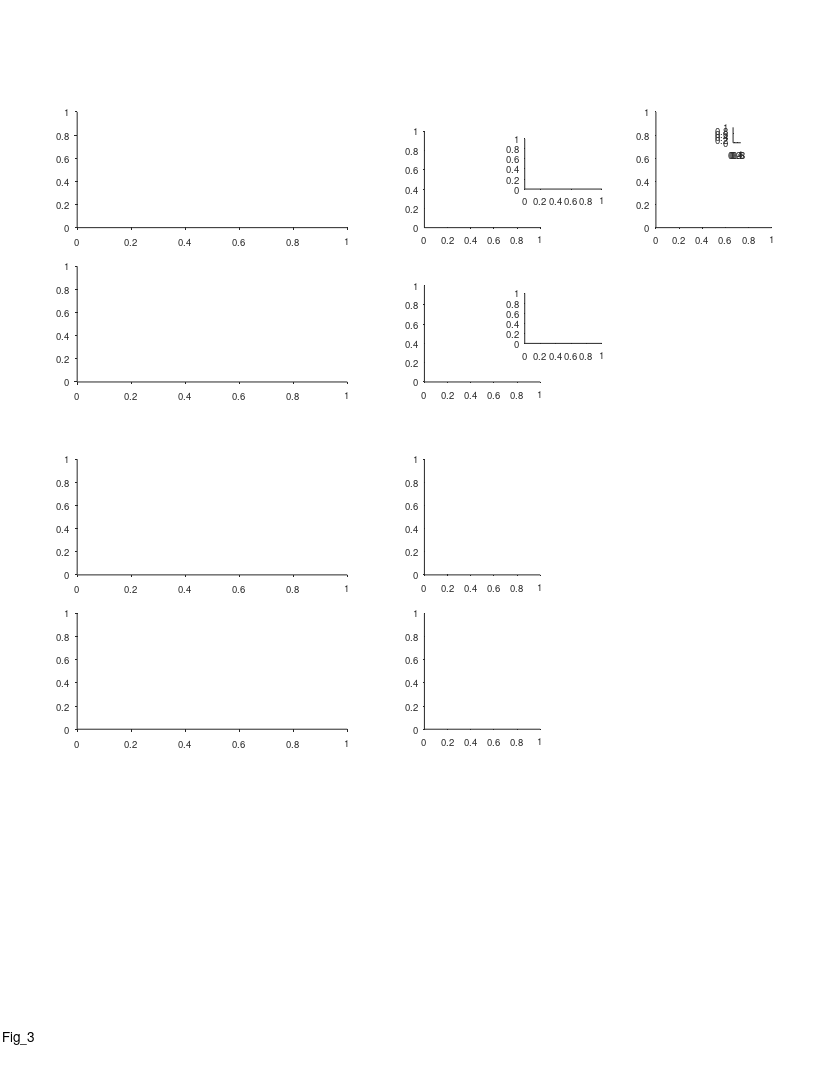

Here is the MATLAB script that generated this plot: (Note: this script raises an error after producing the figure.)
%% Large Scale - fig 3

%%
clear 
clc

%% define output files
res_dir = 'L:\paper_figures';
mkdir(res_dir)
fig_name_str = 'Fig_3';
fig_caption_str = 'Place cells are distributed uniformly across the tunnel, with slight over-representation at particular landmarks';
log_name_str = [fig_name_str '_log_file' '.txt'];
log_name_str = strrep(log_name_str , ':', '-');
log_name_str = strrep(log_name_str , ' ', '_');
log_name_out = fullfile(res_dir, log_name_str);

%% open log file
diary off
diary(log_name_out)
diary on
disp('Log file');
disp(['created: ', datestr(clock)]);
disp('======================================================');
disp([fig_name_str ':' fig_caption_str]);
disp('======================================================');
disp('');

%% create figure
% =========================================================================
% figure_size_cm = [21.0 29.7]; % ~A4
figure_size_cm = [21.6 27.9]; % ~US letter
figure ;
% Some WYSIWYG options:
set(gcf,'DefaultAxesFontSize',7);
set(gcf,'DefaultAxesFontName','helvetica');
set(gcf,'DefaultAxesUnits','centimeters');
set(gcf,'PaperType','usletter')
% set(gcf,'PaperType','<custom>');
set(gcf,'PaperUnits','centimeters','PaperPosition',[0 0 figure_size_cm]);
set(gcf,'PaperOrientation','portrait');
set(gcf,'Units','centimeters','Position',get(gcf,'paperPosition')+[0 0 0 0]); % position on screen...
set(gcf, 'Renderer', 'painters');
set(groot, 'defaultAxesTickDir', 'out');
set(groot,  'defaultAxesTickDirMode', 'manual');
annotation('textbox', [0.5 1 0 0], 'String',fig_name_str, 'HorizontalAlignment','center','Interpreter','none', 'FitBoxToText','on');
pause(0.2); % workaround to solve matlab automatically changing the axes positions...

% create panels
panel_A_size = [7 3];
panel_B_size = [3 2.5];
panel_C_size = [7 3];
panel_D_size = [3 3];
panel_A(1) = axes('position', [ 2 22 panel_A_size]);
panel_A(2) = axes('position', [ 2 18 panel_A_size]);
panel_B(1) = axes('position', [11 22 panel_B_size]);
panel_B(2) = axes('position', [11 18 panel_B_size]);
panel_D(1) = axes('position', [ 2 13 panel_C_size]);
panel_D(2) = axes('position', [ 2  9 panel_C_size]);
panel_E(1) = axes('position', [11 13 panel_D_size]);
panel_E(2) = axes('position', [11  9 panel_D_size]);
panel_C(1) = axes('position', [ 17 22 3 3]);
panel_B_legend(1) = axes('position', [13.6 23 2 1.3]);
panel_B_legend(2) = axes('position', [13.6 19 2 1.3]);
panel_C_legend(1) = axes('position', [17+2 22+2.2 0.2 0.4]);

%% load population data
% =========================================================================
prm = PARAMS_GetAll();
cells_t = DS_get_cells_summary();
bats = [79,148,34,9861,2289];
cells_t(~ismember(cells_t.bat, bats ),:) = [];
cells = cellfun(@(c)(cell_load_data(c,'details')), cells_t.cell_ID, 'UniformOutput',0);
cells = [cells{:}];
cells = [cells.details];
cells(~contains({cells.brain_area}, 'CA1')) = [];
cells(~ismember([cells.ClusterQuality], [2])) = [];
cells = cellfun(@(c)(cell_load_data(c,'details','meanFR')), {cells.cell_ID}, 'UniformOutput',0);
cells = [cells{:}];
cells_details = [cells.details];
cells_ID = {cells_details.cell_ID};
meanFR = [cells.meanFR];
cells_ID([meanFR.all]>prm.inclusion.interneuron_FR_thr)=[];
clear cells stats cells_details cells_t
cells = cellfun(@(c)(cell_load_data(c,'details','stats','meanFR','stats','inclusion','signif','fields','FR_map')), cells_ID, 'UniformOutput',0);
cells = [cells{:}];
whos cells

% load LM data
exp_ID = 'b2289_d180615';
exp = exp_load_data(exp_ID,'LM');
LM = exp.LM;
LM( contains({LM.name},{'ball','enter'}) ) = [];

%% panel A - field pos CDF
% =========================================================================
% figure
for ii_dir = 1:2
%     subplot(1,2,ii_dir)
    axes(panel_A(ii_dir));
    cla
    hold on
    
    % arrange data
    signif = cat(1,cells.signif);
    cells_dir = cells([signif(:,ii_dir).TF]);
    fields = cellfun(@(x)(x{ii_dir}), {cells_dir.fields},'UniformOutput',0);
    fields =[fields{:}];
    fields( [fields.in_low_speed_area] ) = [];
    length(fields)
    
    % plot LM
    for ii_LM=1:length(LM)
        x = LM(ii_LM).pos_proj;
        name = LM(ii_LM).name;
        plot(repelem(x,2), [0 1], '-', 'color', 0.7.*[1 1 1], 'LineWidth',0.5);
    end
    % legend for LM
    if ii_dir==1
        plot([130 140]+5, 1.2*[1 1], 'Clipping','off', 'color', 0.7.*[1 1 1], 'LineWidth',1.2);
        text(147, 1.2, 'Landmarks', 'FontSize',7, 'HorizontalAlignment','left');
    end
    
    % plot cdf
    h = cdfplot([fields.loc]);
    h.Color = prm.graphics.colors.flight_directions{ii_dir};
    h.LineWidth = 0.9;
    title('')
    ha=gca;
    ha.GridLineStyle = 'none';
    
    % labels & graphics
    xlabel('Position (m)', 'Units','normalized','Position',[0.5 -0.14]);
    ylabel({'Cumulative';'fraction'}, 'Units','normalized','Position',[-0.025 0.5]);
    xlim([0 200])
    ylim([0 1])
    ha= gca;
    ha.TickDir='out';
    ha.TickLength = [0.015 0.015];
    ha.XTick = [0:50:200];
    ha.YTick = [0 1];
    ha.XRuler.TickLabelGapMultiplier = -0.3;
    ha.YRuler.TickLabelGapMultiplier = 0.001;
end

axes(panel_A(1));
text(-0.13,1.1, 'A', 'Units','normalized','FontWeight','bold');

%% add arrows indicating over-represented LM
if 0
axes(panel_A(1));
xa = [70 80] - 1;
ya = [0.45 0.4] + 0.01;
[xaf,yaf] = ds2nfu(xa,ya);
h=annotation('arrow', xaf,yaf);
h.HeadWidth=5;
h.HeadLength = 5;
h.LineStyle='none';

axes(panel_A(2));
xa = [70 80] - 1;
ya = [0.45 0.4] + 0.04;
[xaf,yaf] = ds2nfu(xa,ya);
h=annotation('arrow', xaf,yaf);
h.HeadWidth=5;
h.HeadLength = 5;
h.LineStyle='none';
end



%% panel B - field vs. LM position
% =========================================================================
% figure
for ii_dir = 1:2
%     subplot(1,2,ii_dir)
    axes(panel_B(ii_dir));
    cla('reset')
    hold on
    
    %% arrange data - same as in panel C
    signif = cat(1,cells.signif);
    cells_dir = cells([signif(:,ii_dir).TF]);
    fields = cellfun(@(x)(x{ii_dir}), {cells_dir.fields},'UniformOutput',0);
    fields =[fields{:}];
    switch ii_dir
        case 1
            start_ind = 1;
            end_ind = 2;
            interp_next = 'next';
            interp_prev = 'previous';
        case 2
            start_ind = 2;
            end_ind = 1;
            interp_next = 'previous';
            interp_prev = 'next';
    end
    edges = cat(1,fields.edges_prc);
    [fields.start] = disperse(edges(:,start_ind));
    [fields.end]   = disperse(edges(:,end_ind  ));
  
    [fields.LM_nearest_by_peak]  = disperse(interp1( [LM.pos_proj], [LM.pos_proj], [fields.loc]  , 'nearest'));
    [fields.LM_nearest_by_start] = disperse(interp1( [LM.pos_proj], [LM.pos_proj], [fields.start] , 'nearest'));
    [fields.LM_nearest_by_end]   = disperse(interp1( [LM.pos_proj], [LM.pos_proj], [fields.end]   , 'nearest'));
    [fields.LM_next_by_peak]  = disperse(interp1( [LM.pos_proj], [LM.pos_proj], [fields.loc]  , interp_next));
    [fields.LM_next_by_start] = disperse(interp1( [LM.pos_proj], [LM.pos_proj], [fields.start] , interp_next));
    [fields.LM_next_by_end]   = disperse(interp1( [LM.pos_proj], [LM.pos_proj], [fields.end]   , interp_next));
    [fields.LM_prev_by_peak]  = disperse(interp1( [LM.pos_proj], [LM.pos_proj], [fields.loc]  , interp_prev));
    [fields.LM_prev_by_start] = disperse(interp1( [LM.pos_proj], [LM.pos_proj], [fields.start] , interp_prev));
    [fields.LM_prev_by_end]   = disperse(interp1( [LM.pos_proj], [LM.pos_proj], [fields.end]   , interp_prev));
    
    % remove fields near balls
    fields([fields.in_low_speed_area])=[];
    fields(isnan([fields.LM_nearest_by_peak])) = [];
    
    %% shuffle!
    rng(0);
    shuffle = struct();
    shuffle.n = 10000;
    limits = [min([LM.pos_proj]) max([LM.pos_proj])];
%     limits = prm.fields.valid_speed_pos;
    M = [[fields.loc];[fields.start];[fields.end]];
    shifts = rand(size(M,2), shuffle.n);
    shifts = shifts .* diff(limits);
    shifts = shiftdim(shifts,-1);
    M = M + shifts;
    M = reshape(M,size(M,1), []); % pool shuffles x fields together
    % circularly correct according to the peak
    peaks_corrected = limits(1) + mod(M(1,:), diff(limits));
    shift_correction = peaks_corrected - M(1,:);
    M = M + shift_correction;
    % remove shuffled fields same as we removed real fields 
    invalid = M(1,:)<limits(1) | M(1,:)>limits(2);
    M(:,invalid) = [];
    shuffle.peaks = M(1,:);
    shuffle.start = M(2,:);
    shuffle.end   = M(3,:);
    % get relevant landmarks
    shuffle.LM_nearest_by_peak  = interp1([LM.pos_proj], [LM.pos_proj], shuffle.peaks, 'nearest');
    shuffle.LM_nearest_by_start = interp1([LM.pos_proj], [LM.pos_proj], shuffle.start, 'nearest');
    shuffle.LM_nearest_by_end   = interp1([LM.pos_proj], [LM.pos_proj], shuffle.end,   'nearest');
    shuffle.LM_next_by_peak  = interp1([LM.pos_proj], [LM.pos_proj], shuffle.peaks, interp_next);
    shuffle.LM_next_by_start = interp1([LM.pos_proj], [LM.pos_proj], shuffle.start, interp_next);
    shuffle.LM_next_by_end   = interp1([LM.pos_proj], [LM.pos_proj], shuffle.end,   interp_next);
    shuffle.LM_prev_by_peak  = interp1([LM.pos_proj], [LM.pos_proj], shuffle.peaks, interp_prev);
    shuffle.LM_prev_by_start = interp1([LM.pos_proj], [LM.pos_proj], shuffle.start, interp_prev);
    shuffle.LM_prev_by_end   = interp1([LM.pos_proj], [LM.pos_proj], shuffle.end,   interp_prev);
        
    %% plot 
    c = prm.graphics.colors.flight_directions{ii_dir};
    x1 = [fields.loc] - [fields.LM_nearest_by_peak];
    h1 = histogram( x1 );
    h1.Normalization = 'pdf';
%     h1.NumBins = h1.NumBins * 2;
    h1.FaceColor = c;
    x2 = shuffle.peaks - shuffle.LM_nearest_by_peak;
    h2 = histogram( x2 );
%     h2.BinEdges = h1.BinEdges;
    h2.Normalization = 'pdf';
    h2.DisplayStyle = 'stairs';
    h2.EdgeColor = 'k';
    h2.LineWidth = 2;
    [H,P,KSSTAT] = kstest2(x1,x2);
    text(1.07,1.03,sprintf('P_{KS} = %.2f',P),'Units','normalized','HorizontalAlignment','right','VerticalAlignment','top','FontSize',8);
    xline(0,'-','LineWidth',2);
    
    % labels & graphics
    ha= gca;
    ha.TickDir='out';
    ha.TickLength = [0.03 0.03];
    ha.YTick = ha.YLim;
    ha.XRuler.TickLabelGapMultiplier = -0.5;
%     ha.YRuler.TickLabelGapMultiplier = -0.04;
    ha.YRuler.TickLabelGapOffset = 2.2;
    xlabel({'Distance of fields';'to nearest landmark (m)'}, 'Units','normalized','Position',[0.5 -0.13])
    ylabel({'Probability';'density function'}, 'Units','normalized','Position',[-0.08 0.5])
end

axes(panel_B(1));
text(-0.3,1.3, 'B', 'Units','normalized','FontWeight','bold');

%% add panel B legend
for ii_dir = 1:2
    axes(panel_B_legend(ii_dir));
    cla
    hold on
    patch([1 1 2 2], 2*[1 1 1 1]+.3*[-1 1 1 -1], prm.graphics.colors.flight_directions{ii_dir},'EdgeColor','k');
    plot([1 2],      1*[1 1], 'k','LineWidth',2);
    text(2.6, 2, 'Data','FontSize',7,'HorizontalAlignment','left');
    text(2.6, 1, 'Shuffle','FontSize',7,'HorizontalAlignment','left');
    ha = annotation('arrow');
    ha.Parent = gca;
    ha.X = [5 7]+1;
    if ii_dir==2
        ha.X = flip(ha.X);
    end
    ha.Y = [2 2];
    ha.LineWidth  = 1;
    ha.HeadWidth  = 5;
    ha.HeadLength = 5;
    ha.Color = prm.graphics.colors.flight_directions{ii_dir};
    xlim([0 10]);
    ylim([0 4]);
    set(gca,'Visible','off');
end

%% panel C - field size vs. pos
% =========================================================================
% figure
for ii_dir = 1:2
%     subplot(1,2,ii_dir)
    axes(panel_D(ii_dir));
    cla
    hold on
    
    % arrange data
    signif = cat(1,cells.signif);
    cells_dir = cells([signif(:,ii_dir).TF]);
    fields = cellfun(@(x)(x{ii_dir}), {cells_dir.fields},'UniformOutput',0);
    fields =[fields{:}];
    fields( [fields.in_low_speed_area] ) = [];
    
    % graphical options
    y_clipping = 20;
    
    % plot LM
    for ii_LM=1:length(LM)
        x = LM(ii_LM).pos_proj;
        name = LM(ii_LM).name;
        plot(repelem(x,2), [0 y_clipping], '-', 'color', 0.7.*[1 1 1], 'LineWidth',0.5);
    end
    
    % plot scatter - field size vs. position
    c = prm.graphics.colors.flight_directions{ii_dir};
    x = [fields.loc];
    y = [fields.width_prc];
    y(y>y_clipping) = y_clipping;
%     plot(x,y,'.','MarkerSize',4, 'Color',c);
    plot(x(y< y_clipping), y(y< y_clipping),'.','MarkerSize',4, 'Color',c);
    plot(x(y>=y_clipping), y(y>=y_clipping),'o','MarkerSize',2, 'Color',c);
%     yline(20)
    
    % labels & graphics
    xlabel('Position (m)', 'Units','normalized','Position',[0.5 -0.14]);
    ylabel('Field size (m)', 'Units','normalized','Position',[-0.05 0.5]);
    ha= gca;
    ha.TickDir='out';
    ha.TickLength = [0.015 0.015];
    ha.XTick = [0:50:200];
    ha.YLim = [0 y_clipping];
    ha.YTick = ha.YLim;
    ha.XRuler.TickLabelGapMultiplier = -0.3;
    ha.YRuler.TickLabelGapOffset = 2.2;
end

axes(panel_D(1));
text(-0.13,1.12, 'D', 'Units','normalized','FontWeight','bold');


%% panel D - field size - near vs. far from LM
% =========================================================================
axes(panel_E(1));
text(-0.3,1.12, 'E', 'Units','normalized','FontWeight','bold');
for ii_dir = 1:2
    axes(panel_E(ii_dir));
%     cla('reset')
    hold on
    
    %% arrange data
    signif = cat(1,cells.signif);
    cells_dir = cells([signif(:,ii_dir).TF]);
    fields = cellfun(@(x)(x{ii_dir}), {cells_dir.fields},'UniformOutput',0);
    fields =[fields{:}];
    switch ii_dir
        case 1
            start_ind = 1;
            end_ind = 2;
            interp_next = 'next';
            interp_prev = 'previous';
        case 2
            start_ind = 2;
            end_ind = 1;
            interp_next = 'previous';
            interp_prev = 'next';
    end
    edges = cat(1,fields.edges_prc);
    [fields.start] = disperse(edges(:,start_ind));
    [fields.end]   = disperse(edges(:,end_ind  ));
  
    [fields.LM_nearest_by_peak]  = disperse(interp1( [LM.pos_proj], [LM.pos_proj], [fields.loc]  , 'nearest'));
    [fields.LM_nearest_by_start] = disperse(interp1( [LM.pos_proj], [LM.pos_proj], [fields.start] , 'nearest'));
    [fields.LM_nearest_by_end]   = disperse(interp1( [LM.pos_proj], [LM.pos_proj], [fields.end]   , 'nearest'));
    [fields.LM_next_by_peak]  = disperse(interp1( [LM.pos_proj], [LM.pos_proj], [fields.loc]  , interp_next));
    [fields.LM_next_by_start] = disperse(interp1( [LM.pos_proj], [LM.pos_proj], [fields.start] , interp_next));
    [fields.LM_next_by_end]   = disperse(interp1( [LM.pos_proj], [LM.pos_proj], [fields.end]   , interp_next));
    [fields.LM_prev_by_peak]  = disperse(interp1( [LM.pos_proj], [LM.pos_proj], [fields.loc]  , interp_prev));
    [fields.LM_prev_by_start] = disperse(interp1( [LM.pos_proj], [LM.pos_proj], [fields.start] , interp_prev));
    [fields.LM_prev_by_end]   = disperse(interp1( [LM.pos_proj], [LM.pos_proj], [fields.end]   , interp_prev));
    
    % remove fields near balls
    fields([fields.in_low_speed_area])=[];
    fields(isnan([fields.LM_nearest_by_peak])) = [];
    
    %% plot 
    c = prm.graphics.colors.flight_directions{ii_dir};
    x = abs([fields.loc] - [fields.LM_nearest_by_peak]);
    y = [fields.width_prc];
%     thr = median(x);
    thr = 5;
    y1 = y(x<thr);
    y2 = y(x>=thr);
    
    fprintf('y1: n=%d/%d (%2.0f%%)\r',length(y1),length(y),100*length(y1)/length(y));
    fprintf('y2: n=%d/%d (%2.0f%%)\r',length(y2),length(y),100*length(y2)/length(y));
    
    nBins = 25;
    h1 = histogram( y1 );
    h1.NumBins = nBins;
    h1.Normalization = 'pdf';
    h1.DisplayStyle = 'stairs';
    h1.EdgeColor = c;
    h1.LineWidth = 1;
    h2 = histogram( y2 );
    h2.NumBins = nBins;
    h2.Normalization = 'pdf';
    h2.DisplayStyle = 'stairs';
    h2.EdgeColor = c;
    h2.LineWidth = 2;
    [H,P,KSSTAT] = kstest2(y1,y2);
    text(0.85,0.96,sprintf('P_{KS} = %.2f',P),'Units','normalized','HorizontalAlignment','right','VerticalAlignment','top','FontSize',8);
    
    % labels & graphics
    ha= gca;
    ha.TickDir='out';
    ha.TickLength = [0.03 0.03];
    ha.YTick = ha.YLim;
    ha.XLim = [0 20];
    ha.XRuler.TickLabelGapMultiplier = -0.3;
%     ha.YRuler.TickLabelGapMultiplier = 0.001;
    ha.YRuler.TickLabelGapOffset = 2.2;
    xlabel('Field size (m)', 'Units','normalized','Position',[0.5 -0.13]);
    ylabel({'Probability';'density function'}, 'Units','normalized','Position',[-0.08 0.5]);
%     legend_pos = [ha.Position([1 2])+[2.2 0.5].*ha.Position([3 4]) 0.1 0.03];
%     legend({'<thr';'>thr'},'Location','eastoutside','Units','centimeters','Position',legend_pos);
%     text(2.2,0.15, {"thr="+thr;...
%                     sprintf('y1: n=%d/%d (%2.0f%%)',length(y1),length(y),100*length(y1)/length(y));...
%                     sprintf('y2: n=%d/%d (%2.0f%%)',length(y2),length(y),100*length(y2)/length(y))
%         }, 'Units','normalized','HorizontalAlignment','center');
    
    % add legend
    leg_ax = axes('position', [ha.Position([1 2])+[0.65 0.5].*ha.Position([3 4]) [0.2 0.3].*ha.Position([3 4])]);
    hold on
    plot([1 2],[1 1], 'Color',c, 'LineWidth',1);
    plot([1 2],[2 2], 'Color',c, 'LineWidth',2);
    xlim([0 3]);
    ylim([0 3]);
    text(2.5,1, "Distance < "+thr+"m",'FontSize',7);
    text(2.5,2, "Distance > "+thr+"m",'FontSize',7);
%     text(3,1, "Distance$<$"   +thr+"m",'FontSize',7,'Interpreter','latex')
%     text(3,2, "Distance$\geq$"+thr+"m",'FontSize',7,'Interpreter','latex')
    set(gca,'Visible','off');
end


%%
axes(panel_C);
cla('reset')
hold on
text(-0.5,1.12, 'C', 'Units','normalized','FontWeight','bold');

gaps = [];
for ii_cell = 1:length(cells)
    cell = cells(ii_cell);
    for ii_dir=1:2
        if ~cell.signif(ii_dir).TF
            continue;
        end
        fields = cell.fields{ii_dir};
        fields([fields.in_low_speed_area]) = [];
        gaps = [gaps abs(diff([fields.loc]))];
    end
end

hh=histogram(gaps);
hh.FaceColor = 0.5*[1 1 1];
hh.BinEdges = 0:11:140; % 8 or 11 - good , 16 - maybe good. we chose 11
hh.Normalization = 'pdf';
gaps_exp_fit=expfit(gaps);

x = 0.5*(hh.BinEdges(1:end-1)+hh.BinEdges(2:end));
y1 = exppdf(x,gaps_exp_fit);
y2 = hh.Values;
plot(x,y1,'LineWidth',2,'Color','k');
% [fitobject,gof,output] = fit(x',y2','exp1');
% gof.rsquare
% We decided to NOT report the GOF for this panel

x = hh.BinEdges;
y = exppdf(hh.BinEdges,gaps_exp_fit);
plot(x,y,'LineWidth',2,'Color','k');

hax=gca;
hax.YScale = 'log';
% hax.YScale = 'linear';
hax.YLim(1) = 0.0001;
hax.YLim(2) = 0.1;
% ha.YLim = [0.7e0 240];
hax.XTick = [0:50:200];
hax.YTick = 10.^[-4 -3 -2 -1 0];
hax.YTickLabel = {'10^{ -4}'; '10^{ -3}'; '10^{ -2}'; '10^{ -1}'; '10^{ 0}'};
hax.TickDir='out';
hax.TickLength = [0.03 0.03];
hax.XRuler.TickLabelGapMultiplier = -0.3;
hax.YRuler.TickLabelGapMultiplier = 0.001;
xlabel('Gap between fields (m)','Units','normalized','Position',[0.5 -0.14]);
ylabel({'Probability';'density function'},'Units','normalized','Position',[-0.26 0.5])

% add legend
axes(panel_C_legend);
cla('reset');
hold on
patch([1 1 2 2], 2*[1 1 1 1]+.3*[-1 1 1 -1], 0.5*[1 1 1],'EdgeColor','k');
plot([1 2],      1*[1 1], 'k','LineWidth',2);
text(2.6, 2, 'Data','FontSize',7,'HorizontalAlignment','left');
text(2.6, 1, 'Exponential fit','FontSize',7,'HorizontalAlignment','left');
hax=gca;
hax.Visible='off';


%% add direction arrows
arrow_x = 0.1 +[0 0.05];
arrow_y = repelem(0.96,2);
clear h
h(1)=annotation('arrow',arrow_x,      arrow_y+0.008,  'Color', prm.graphics.colors.flight_directions{1});
h(2)=annotation('arrow',flip(arrow_x),arrow_y      ,  'Color', prm.graphics.colors.flight_directions{2});
[h.HeadWidth] = disperse([5 5]);
[h.HeadLength] = disperse([5 5]);






%% print/save the figure
fig_name_out = fullfile(res_dir, fig_name_str);
print(gcf, fig_name_out, '-dpdf', '-cmyk', '-painters');
% print(gcf, fig_name_out, '-dtiff', '-cmyk', '-painters');
% saveas(gcf , fig_name_out, 'fig');
disp('figure was successfully saved to pdf/tiff/fig formats');







%%
